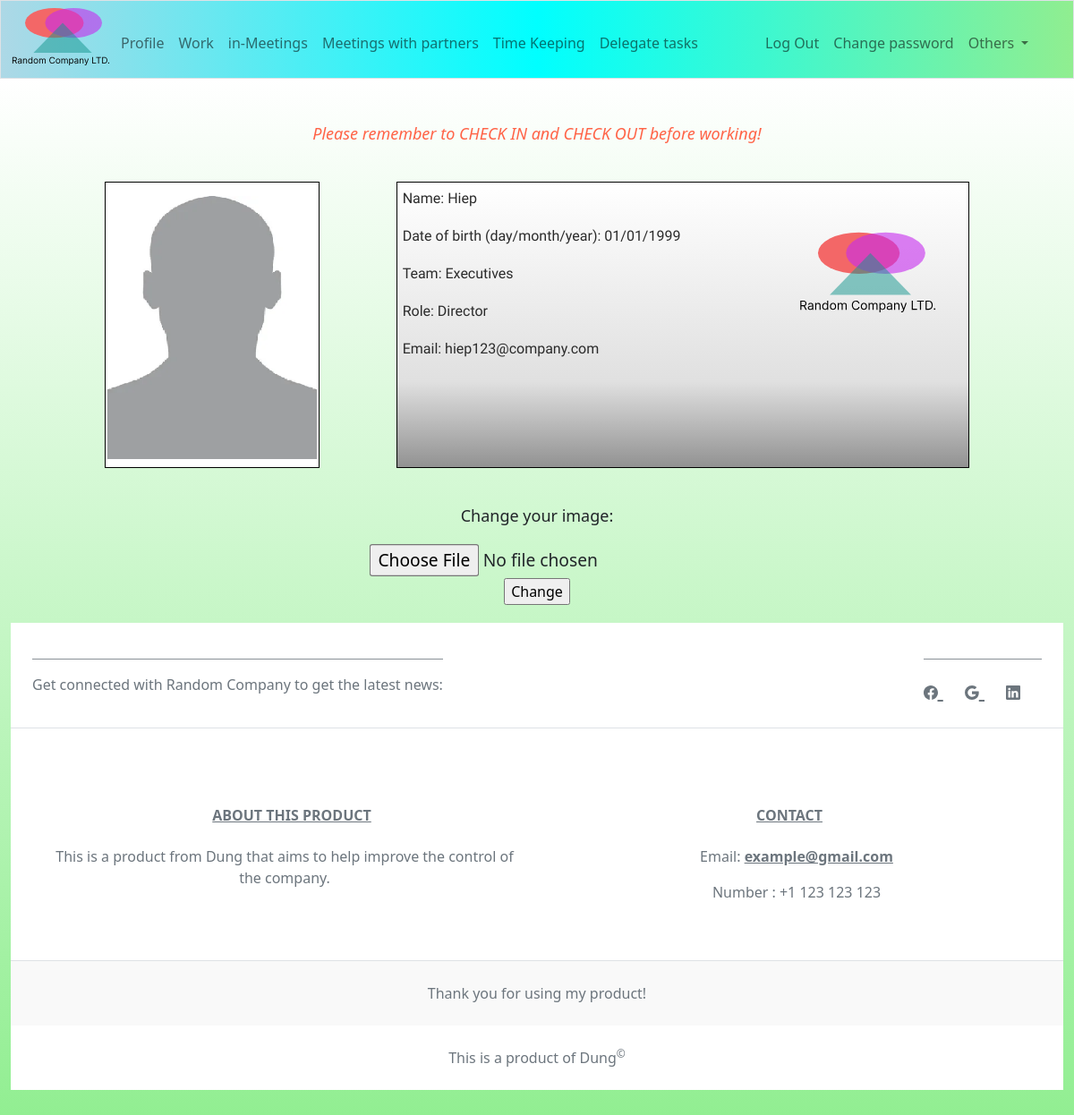
Screenshot of / (signed in) with the database file from the repository.
### tables this page shows
CREATE TABLE imgs (
    worker_id INTEGER,
    src TEXT NOT NULL,
    FOREIGN KEY(worker_id) REFERENCES workers(id)
);

CREATE TABLE workers (
    id INTEGER,
    name TEXT NOT NULL,
    email TEXT NOT NULL UNIQUE,
    pwd_hash TEXT NOT NULL,
    team_id INTEGER,
    birth TEXT NOT NULL,
    role TEXT NOT NULL,
    PRIMARY KEY(id),
    FOREIGN KEY(team_id) REFERENCES teams(id)
);

CREATE TABLE teams (
    id INTEGER,
    name TEXT NOT NULL UNIQUE,
    mem_count INTEGER NOT NULL DEFAULT (0),
    PRIMARY KEY(id)
);

### app.py (the view)
@app.route("/", methods=["GET", "POST"])
@login_required
def index():
    if request.method == "POST":
        if 'imgprof' not in request.files:
            flash("No image found!")
            return apology("No image found1!")
        image = request.files["imgprof"]
        if image.filename == '':
            flash('No selected file')
            return apology("No image found2!")
        if image and allowed_file(image.filename):
            if len(db.execute("SELECT worker_id FROM imgs WHERE worker_id = ?", session["user_id"])) == 0:
                db.execute("INSERT INTO imgs(worker_id, src) VALUES(?, ?)", session["user_id"], "../static/images/default.png")
            email = db.execute("SELECT email FROM workers WHERE id = ?", session["user_id"])[0]["email"].split("@")[0]
            name_of_file = secure_filename(f"{email}.png")
            image.save(os.path.join(app.config["UPLOAD_FOLDER"], name_of_file))
            db.execute("UPDATE imgs SET src = ? WHERE worker_id = ?", f"../static/images/{name_of_file}", session["user_id"])
            return redirect("/")
        else:
            return apology("Wrong format or an error has happened! Please report the the devs!")
    else:
        data = db.execute("""SELECT workers.name as worker, workers.email, workers.birth, teams.name, workers.role FROM
                            workers JOIN teams ON workers.team_id = teams.id WHERE
                            workers.id = ?""", session["user_id"])[0]
        if len(fetch := db.execute("SELECT src FROM imgs WHERE worker_id = ?", session["user_id"])) == 0:
            img = "../static/images/default.png"
        else:
            img = fetch[0]["src"]
        name, birth, email, team, role, birthday = data["worker"], data["birth"], data["email"], data["name"], data["role"], False
        if birth == datetime.now().strftime("%d/%m/%Y"):
            birthday = True
        return render_template("index.html", name=name, birth=birth, team=team, role=role, email=email, img=img, birthday=birthday)

### app.py (called while the page is built)
@app.after_request
def after_request(response):
    response.headers["Cache-Control"] = "no-cache, no-store, must-revalidate"
    response.headers["Expires"] = 0
    response.headers["Pragma"] = "no-cache"
    return response

### funcs.py (called while the page is built)
def login_required(func):
    @wraps(func)
    def decorated_function(*args, **kwargs):
        if session.get("user_id") is None:
            return redirect("/login")
        return func(*args, **kwargs)
    return decorated_function

### templates/index.html (shortened to what this page needs)
{% extends "layout.html" %}
{% block main %}
    <div class="text-center reminder">
        <p>Please remember to CHECK IN and CHECK OUT before working!</p>
    </div>
    <div class="info">
        <div class="img-box">
            <img src="{{ img }}" class="img" alt="Profile Picture">
        </div>
        <div class="profile-card">
            <p>Name: {{ name }}</p>
            <p>Date of birth (day/month/year): {{ birth }}</p>
            <p>Team: {{ team }}</p>
            <p>Role: {{ role }}</p>
            <p>Email: {{ email }}</p>
            <img src="../static/logo.svg" alt="Random Company" id="logo">
        </div>
    </div>
    <div class="img-form">
        <p>Change your image:</p>
        <form action="/" method="post" enctype="multipart/form-data">
            <input type="file" id="profile_image" name="imgprof">
            <br>
            <input type="submit" value="Change" id="sub-img">
        </form>
    </div>
{% endblock %}

### static/styles.css (style rules this page uses)
body { overflow: auto; display: flex; flex-direction: column; }
.reminder { color: tomato; font-size: large; font-weight: 500; font-style: italic; }
.info { display: flex; flex-wrap: wrap; overflow: auto; justify-content: space-evenly; margin: 20px; padding: 10px; }
.img-box { background-color: white; border: 1px solid black; height: 40vh; aspect-ratio: 0.75; overflow: hidden; transition: all 500ms ease; justify-content: center; position: relative; margin: 10px; }
.img-box > img { background-size: contain; background-repeat: no-repeat; object-position: center; object-fit: scale-down; height: 100%; width: 100%; }
.profile-card { background-color: white; border: 1px solid black; height: 40vh; block-size: contain; position: relative; aspect-ratio: 2; transition: all 500ms ease; justify-content: left; padding: 5px; margin: 10px; background-image: linear-gradient(180deg, white 0%, rgb(224, 224, 224) 70%, rgb(146, 146, 146) 100%); }
.profile-card > p { z-index: 1; text-align: left; font-family: "Ubuntu"; font-size: medium; color: #2b2b2b; position: relative; overflow: hidden; padding: 1px; width: max-content; }
.nav-item::after, .profile-card > p::after { content: ""; position: absolute; height: 2px; width: 110%; bottom: 0em; left: 0em; background: green; transform: scaleX(0); transition: transform 500ms ease; transform-origin: left; }
#logo { position: absolute; right: 30px; top: 25px; height: 50%; aspect-ratio: 1; z-index: 0; }
form { margin-bottom: 20px; position: relative; }
.img-form { margin-top: 10px; margin-bottom: 10px; }
.img-form > p { font-size: large; font-weight: 500; align-items: center; }
#profile_image { align-items: center; padding: 5px; border-radius: 5px; transition: all 400ms ease; transform: scale(1.2); width: fit-content; }

### rows the page displays
imgs: src (picture)
workers: name "Hiep", birth "01/01/1999", role "Director", email "hiep123@company.com"
teams: name "Executives"
